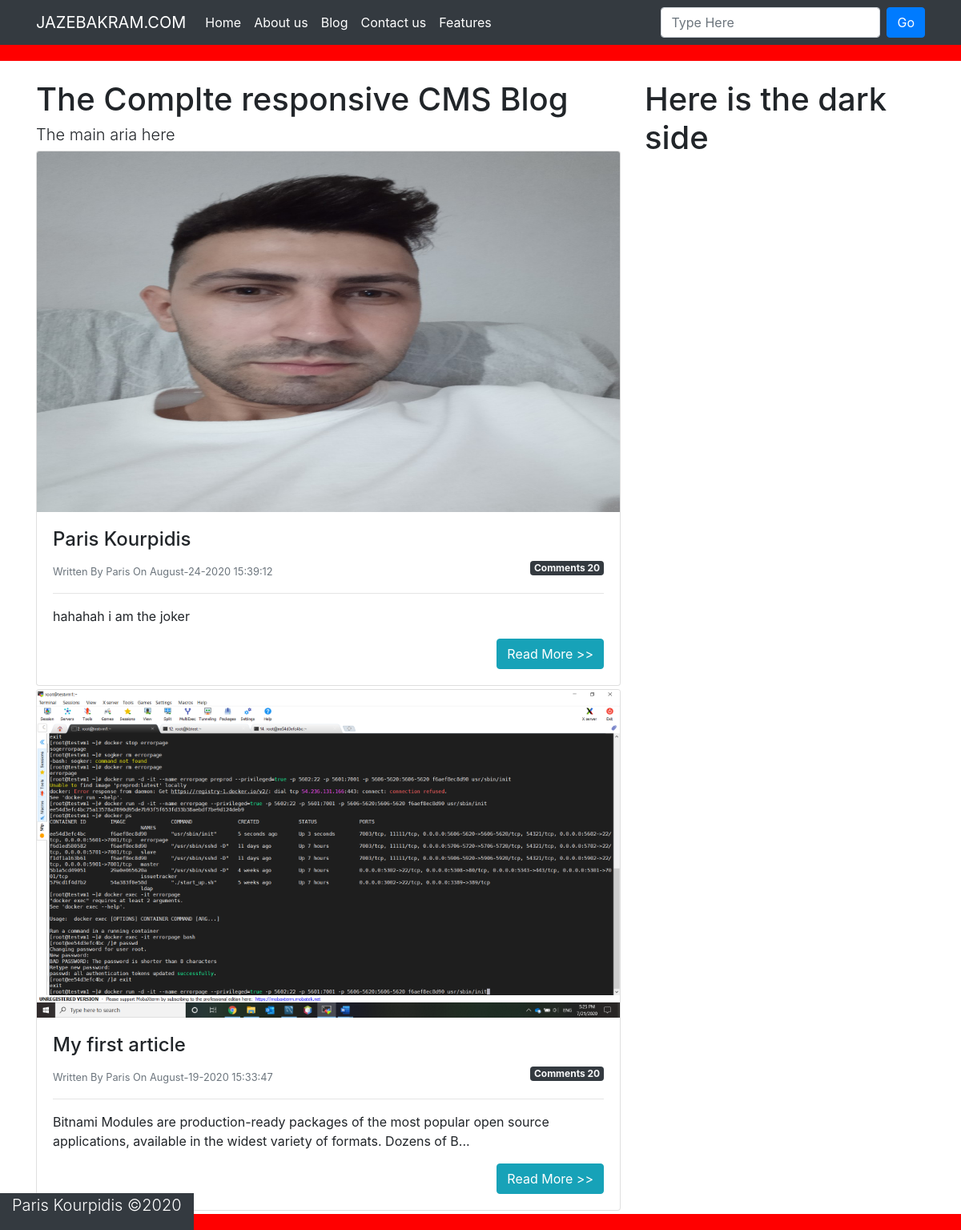
Screenshot of /Blog.php with the database file from the repository.
### tables this page shows
CREATE TABLE `posts` (
  `id` int(10) NOT NULL,
  `datetime` varchar(50) NOT NULL,
  `title` varchar(300) NOT NULL,
  `category` varchar(50) NOT NULL,
  `author` varchar(50) NOT NULL,
  `image` varchar(50) NOT NULL,
  `post` varchar(1000) NOT NULL
);

### Blog.php (the view, shortened to what this page needs)
<?php require_once("Includes/Functions.php"); ?>
<!DOCTYPE html>
<html lang="en">
  <head>
    <link
      rel="stylesheet"
      href="https://use.fontawesome.com/releases/v5.0.13/css/all.css"
    />
    <link
      rel="stylesheet"
      href="https://stackpath.bootstrapcdn.com/bootstrap/4.3.1/css/bootstrap.min.css"
    />
    <link rel="stylesheet" href="css/Styles.css" />
  </head>
  <body>
    <nav class="navbar navbar-expand-lg navbar-dark bg-dark text-white">
      <div class="container">
        <a href="#" class="navbar-brand text-white">JAZEBAKRAM.COM</a>
        <div class="collapse navbar-collapse" id="navbarcollapseCMS">
          <ul class="navbar-nav mr-auto">
            <li class="nav-item">
              <a href="Blog.php" class="nav-link text-white">Home</a>
            </li>
            <li class="nav-item">
              <a href="#" class="nav-link text-white">About us</a>
            </li>
            <li class="nav-item">
              <a href="Blog.php" class="nav-link text-white"
                >Blog</a
              >
            </li>
            <li class="nav-item">
              <a href="#" class="nav-link text-white"> Contact us</a>
            </li>
            <li class="nav-item">
              <a href="#" class="nav-link text-white">Features</a>
            </li>
          </ul>
          <ul class="navbar-nav ml-auto">
              <form class="form-inline d-none d-sm-block" action="Blog.php">
                  <div class="form-group">
                      <input class="form-control mr-2" type="text" name="Search" placeholder="Type Here" value="">
                    <button class="btn btn-primary" name="SearchButton" >Go</button>
                   </div>
              </form>
          </ul>
        </div>
      </div>
    </nav>
    <div style="height:20px; width:100%; background: red;"> </div>
    <div class="container">
        <div class="row mt-4">
            <div class="col-sm-8">
                <h1>The Complte responsive CMS Blog</h1>
                <h1 class="lead">The main aria here</h1>
                <?php
                global $ConnectionDB;
                if(isset($_GET["SearchButton"])){
                  $Search = $_GET["Search"];
                  $sql = "SELECT * FROM posts
                  WHERE datetime LIKE :search
                  OR title LIKE :search
                  OR category LIKE :search
                  OR post LIKE :search";
                  $stmt = $ConnectionDB->prepare($sql);
                  $stmt->bindValue(":search",'%'.$Search.'%');
                  $stmt->execute();
                }
                else
                {
                  $sql = "SELECT * FROM posts ORDER BY id desc";
                  $stmt = $ConnectionDB->query($sql);
                }
                while($DataRows = $stmt->fetch()){
                    $PostId = $DataRows["id"];
                    $DateTime = $DataRows["datetime"];
                    $PostTitle = $DataRows["title"];
                    $Admin = $DataRows["author"];
                    $Image = $DataRows["image"];
                    $PostDescription = $DataRows["post"];
                ?>
                <div class="card mb-1">
                    <img class="img-fluid card-img-top" style="max-height:450px;" src="Upload/<?php echo htmlentities($Image);  ?>" alt="">
                    <div class="card-body">
                         <h4 class="card-title"><?php echo htmlentities($PostTitle); ?></h4>
                        <small class="text-muted">Written By <?php echo $Admin; ?> On <?php echo htmlentities($DateTime); ?></small>
                        <span style="float:right;" class="badge badge-dark text-light">Comments 20</span>
                        <hr>
                        <p class="card-text" >
                            <?php
                              if(strlen($PostDescription>150)){
                                  $PostDescription = substr($PostDescription,0,150).'...';
                              }
                            ?>
                            <?php echo $PostDescription; ?></p>
                        <a href="FullPost.php?id=<?php echo $PostId?>" style="float:right;">
                            <span class="btn btn-info">Read More >></span>
                        </a>
                    </div>
                </div>
                    <?php }?>
            </div>
            <div class="col-sm-4">
                <h1>Here is the dark side</h1>
            </div>
        </div>
    </div>
    <div style="height:20px; width:100%; background: red;"> </div>
    <footer class="bg-dark text-white">
      <div class="container">
        <div class="row">
          <div class="col">
            <p class="lead text-center">
              Paris Kourpidis &copy;<span id="year"></span>
            </p>
          </div>
        </div>
      </div>
    </footer>
  </body>
</html>

### css/Styles.css (style rules this page uses)
body { position: relative; }
footer { position: absolute; bottom: 0; }

### rows the page displays
posts: image (picture), title "Paris Kourpidis", author "Paris", datetime "August-24-2020 15:39:12", post "hahahah i am the joker"
posts: image (picture), title "My first article", author "Paris", datetime "August-19-2020 15:33:47", post "Bitnami Modules are production-ready packages of the most popular open source applications, available in the widest variety of formats. Dozens of B..."
